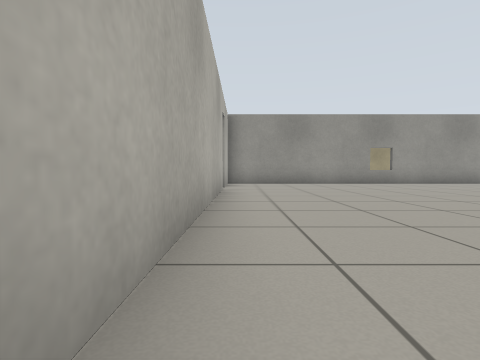
[1] (above)

24 first-person views from a walk through a world built for the Gazebo simulator. The camera is 0.5 m above the floor, tilts 2° down and sees 80° across. The floor is counted in squares, 1 m on a side. Each view is taken from the middle of a square. On the plan, view 1 faces up. The plan holds only what a view shows up to about 9 squares ahead; the rest is blank. Surface patterns are stand-ins for the level's own textures.

[2]
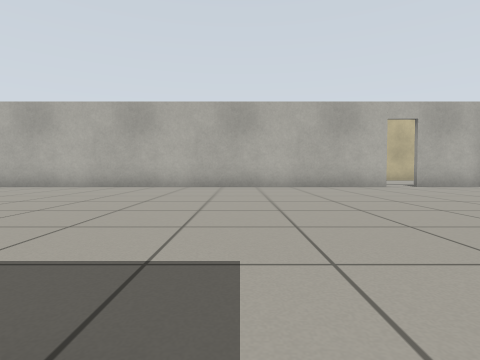

[3]
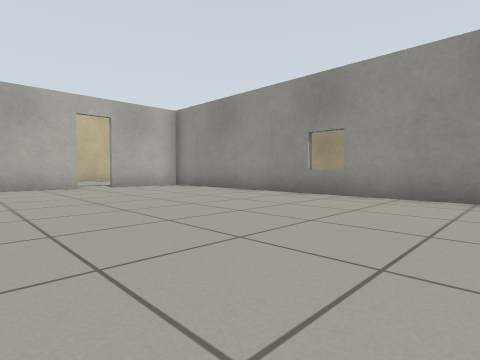

[4]
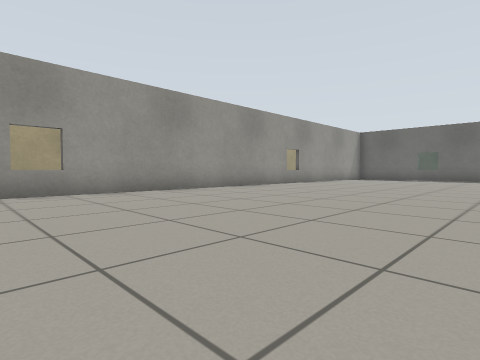

[5]
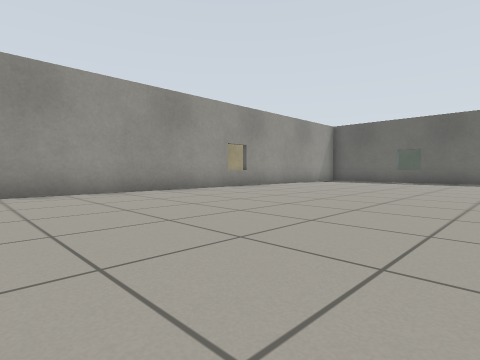

[6]
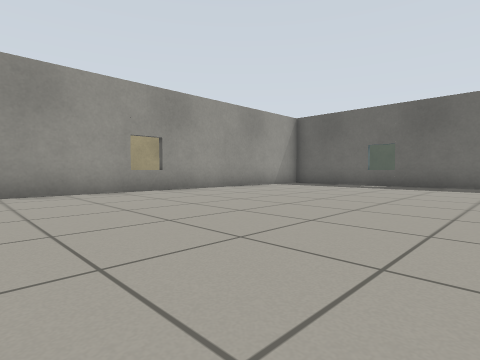

[7]
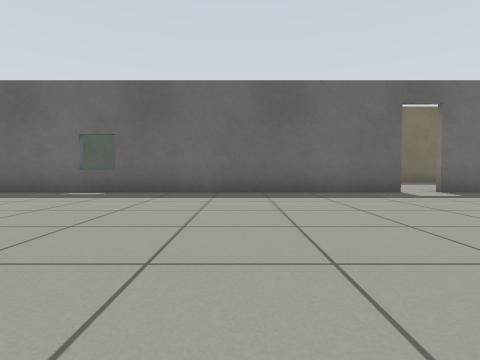

[8]
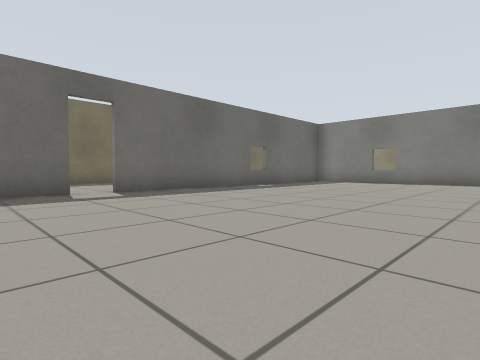

[9]
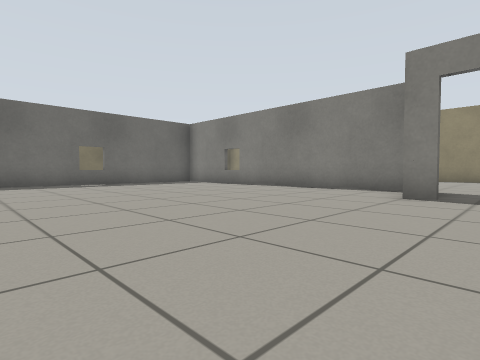

[10]
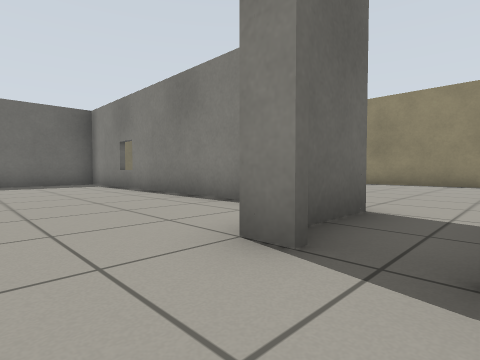

[11]
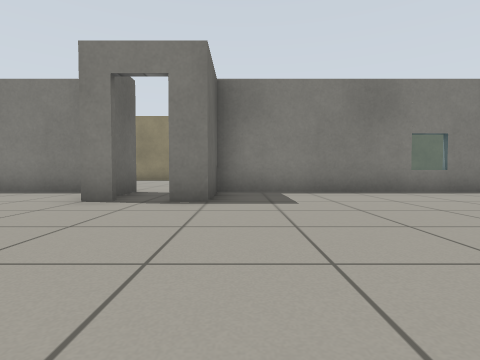

[12]
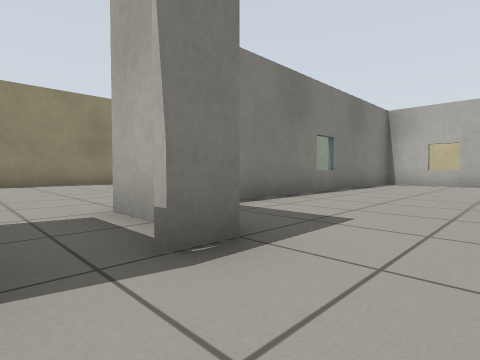

[13]
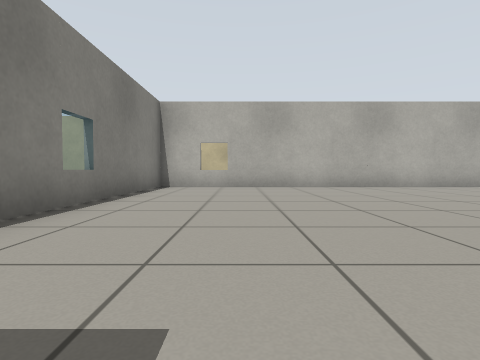

[14]
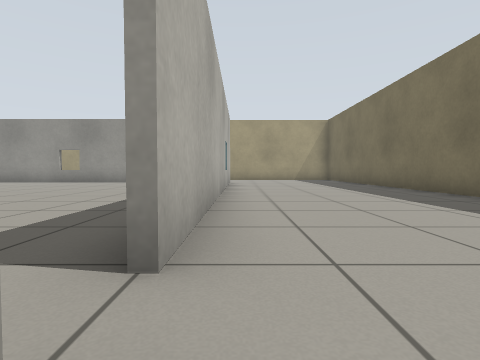

[15]
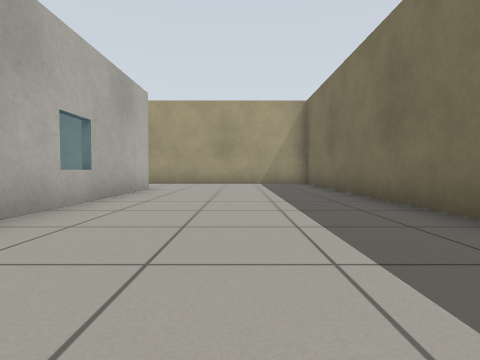

[16]
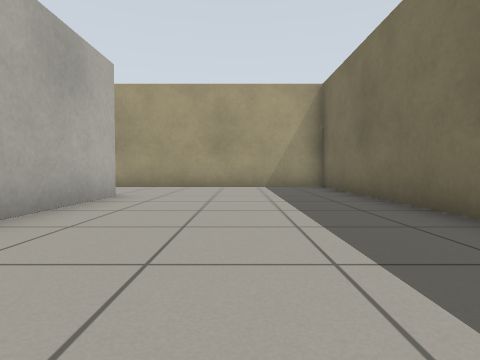

[17]
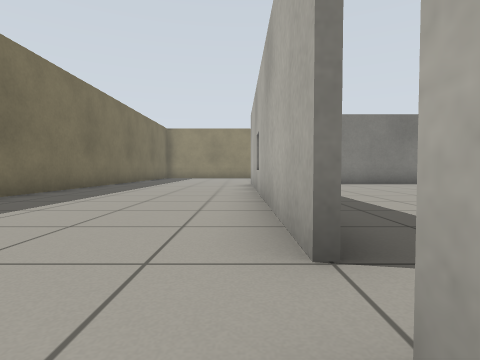

[18]
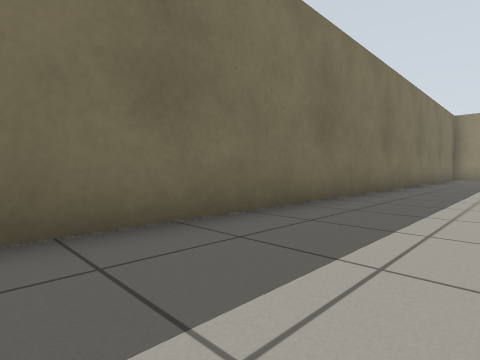

[19]
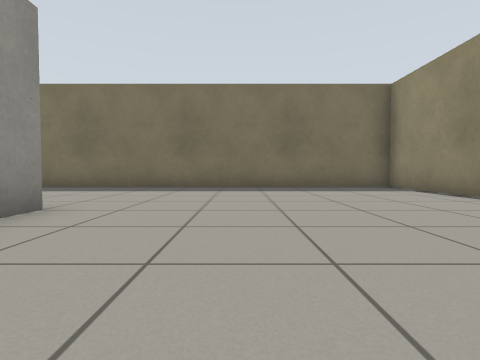

[20]
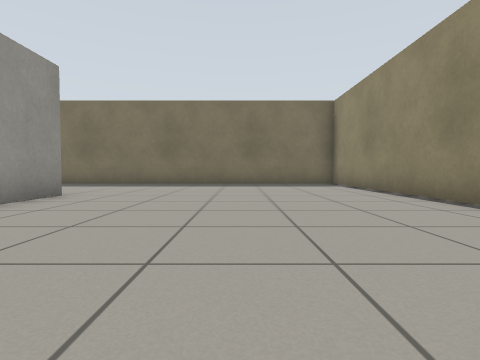

[21]
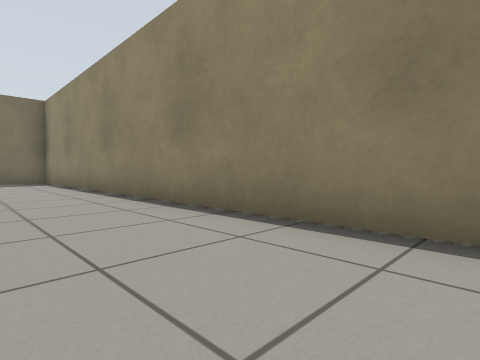

[22]
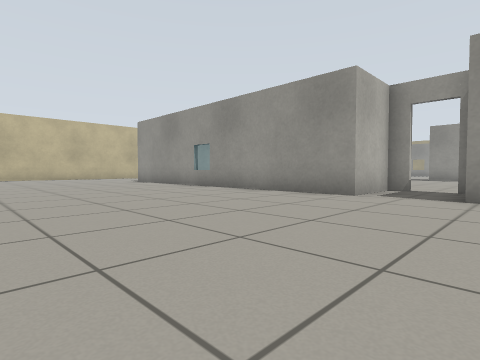

[23]
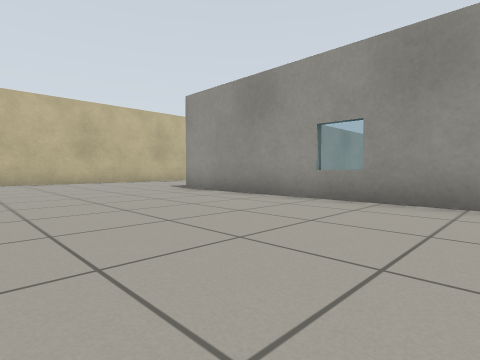

[24]
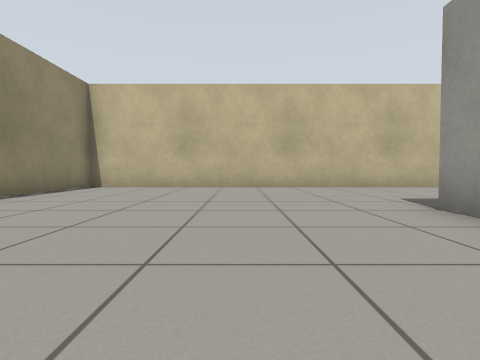

### Floor plan
Points are (right, up) in squares from view 1. A wall is a line through its corners. A room is listed if a view was taken in it or the views show most of it. See-through windows are left out.
Room 1 (views 1, 2, 3, 4, 5, 6, 7, 8, 9, 10, 11, 12, 13)
walls: (10, -7.5) (10.6, -7.5); (11, -9.3) (18.5, -9.3); (19.5, 0.3) (19.5, 9.5); (19.5, -4.4) (19.5, -0.5); (-0.4, 7.4) (-0.4, -9.3) (8.5, -9.3) (8.5, -7.5) (9.1, -7.5); (19.5, -8.4) (19.5, -6.9); (18, 10.3) (0.5, 10.3); (-0.4, 10.1) (-0.4, 8.1)
ways out: open door at (-0.7, 7.7) to room 2; open door at (19.5, 0) to room 2; open door at (9.5, -7.5)
Room 2 (views 14, 15, 16, 17, 18, 19, 20, 21, 22, 23, 24)
walls: (8.7, -9.5) (-0.6, -9.5); (7.5, -16.4) (24.4, -16.4) (24.4, -0.1); (19.6, -9.5) (18.1, -9.5); (19.6, -0.5) (19.6, -7.6); (-5.4, -6.1) (-5.4, -16.4) (-2.1, -16.4); (24.4, 4.2) (24.4, 13.4) (18.2, 13.4); (19.6, 10.5) (19.6, 0.3); (6.2, 13.4) (3.5, 13.4)
ways out: open door at (-0.7, 7.7) to room 1; open door at (19.5, 0) to room 1

Positions as (right, up) in squares from view 1, and headings:
1: (0, 0), facing up
2: (8, 3), facing left
3: (8, 5), facing up-left
4: (4, 4), facing up-right
5: (7, 4), facing up-right
6: (10, 4), facing up-right
7: (13, 4), facing right
8: (13, 2), facing down-right
9: (9, -2), facing down-right
10: (9, -6), facing down-right
11: (8, -3), facing down
12: (10, -6), facing down-left
13: (8, -7), facing left
14: (20, -1), facing up
15: (22, 3), facing up
16: (22, 5), facing up
17: (20, 1), facing down
18: (22, 0), facing down-right
19: (16, -12), facing right
20: (14, -13), facing right
21: (12, -14), facing down-right
22: (11, -15), facing up-left
23: (6, -14), facing up-left
24: (3, -12), facing left
